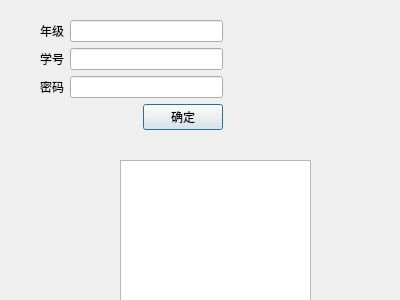
<?xml version="1.0" encoding="UTF-8"?>
<ui version="4.0">
 <class>Dialog</class>
 <widget class="QDialog" name="Dialog">
  <property name="geometry">
   <rect>
    <x>0</x>
    <y>0</y>
    <width>400</width>
    <height>300</height>
   </rect>
  </property>
  <property name="windowTitle">
   <string>Dialog</string>
  </property>
  <widget class="QWidget" name="layoutWidget">
   <property name="geometry">
    <rect>
     <x>40</x>
     <y>20</y>
     <width>183</width>
     <height>111</height>
    </rect>
   </property>
   <layout class="QVBoxLayout" name="verticalLayout">
    <item>
     <layout class="QHBoxLayout" name="horizontalLayout">
      <item>
       <widget class="QLabel" name="label">
        <property name="text">
         <string>年级</string>
        </property>
       </widget>
      </item>
      <item>
       <widget class="QLineEdit" name="lineEdit"/>
      </item>
     </layout>
    </item>
    <item>
     <layout class="QHBoxLayout" name="horizontalLayout_2">
      <item>
       <widget class="QLabel" name="label_2">
        <property name="text">
         <string>学号</string>
        </property>
       </widget>
      </item>
      <item>
       <widget class="QLineEdit" name="lineEdit_2"/>
      </item>
     </layout>
    </item>
    <item>
     <layout class="QHBoxLayout" name="horizontalLayout_3">
      <item>
       <widget class="QLabel" name="label_3">
        <property name="text">
         <string>密码</string>
        </property>
       </widget>
      </item>
      <item>
       <widget class="QLineEdit" name="lineEdit_3">
        <property name="echoMode">
         <enum>QLineEdit::Password</enum>
        </property>
       </widget>
      </item>
     </layout>
    </item>
    <item>
     <layout class="QHBoxLayout" name="horizontalLayout_4">
      <item>
       <spacer name="horizontalSpacer">
        <property name="orientation">
         <enum>Qt::Horizontal</enum>
        </property>
        <property name="sizeHint" stdset="0">
         <size>
          <width>98</width>
          <height>20</height>
         </size>
        </property>
       </spacer>
      </item>
      <item>
       <widget class="QPushButton" name="pushButton">
        <property name="text">
         <string>确定</string>
        </property>
       </widget>
      </item>
     </layout>
    </item>
   </layout>
  </widget>
  <widget class="QListWidget" name="listWidget">
   <property name="geometry">
    <rect>
     <x>120</x>
     <y>160</y>
     <width>191</width>
     <height>141</height>
    </rect>
   </property>
  </widget>
 </widget>
 <tabstops>
  <tabstop>lineEdit</tabstop>
  <tabstop>lineEdit_2</tabstop>
  <tabstop>lineEdit_3</tabstop>
  <tabstop>pushButton</tabstop>
 </tabstops>
 <resources/>
 <connections>
  <connection>
   <sender>pushButton</sender>
   <signal>clicked()</signal>
   <receiver>Dialog</receiver>
   <slot>accept()</slot>
   <hints>
    <hint type="sourcelabel">
     <x>170</x>
     <y>114</y>
    </hint>
    <hint type="destinationlabel">
     <x>50</x>
     <y>141</y>
    </hint>
   </hints>
  </connection>
 </connections>
</ui>
